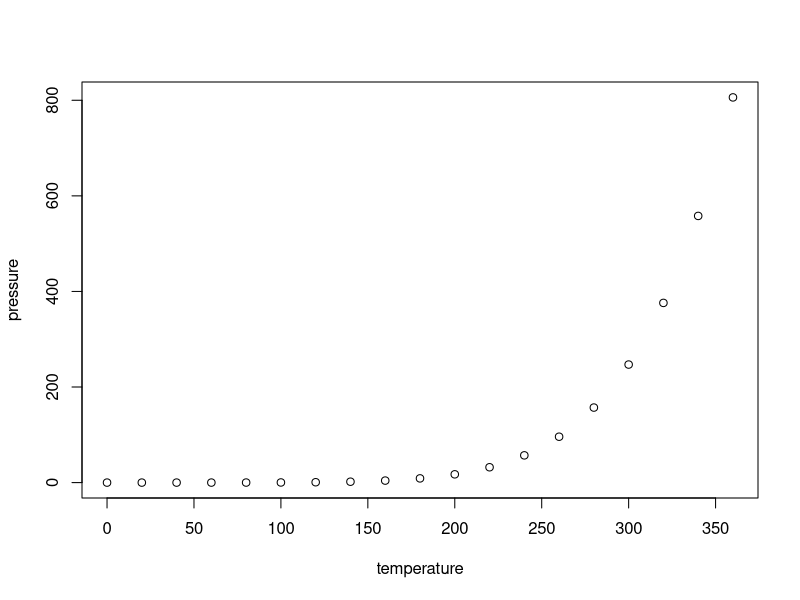
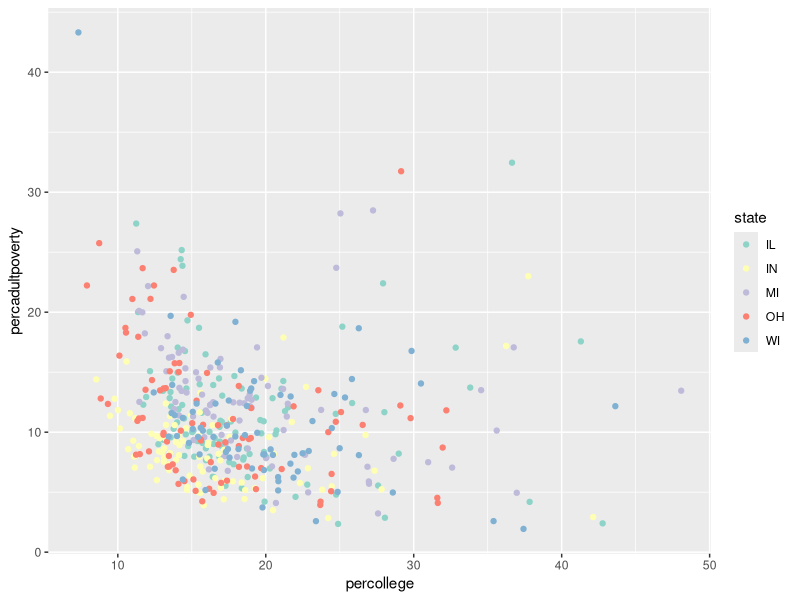

The R source for these figures, in order:
## ---- chunk 1
knitr::opts_chunk$set(echo = TRUE)
## ---- chunk 2
summary(cars)
## ---- chunk 3
plot(pressure)
## ---- chunk 4
msg <- "**Hello world**"
## ---- chunk 5
# Create a vector of animals
animals <- c("Lions", "Tigers", "Bears", "Oh mys")

# Paste `-` in front of each animal and join the items together with
# newlines between
markdown_list <- paste("-", animals, collapse = "\n")
## ---- chunk 6
library("knitr")

# Make a data frame
letters <- c("a", "b", "c", "d")
numbers <- 1:4
df <- data.frame(letters = letters, numbers = numbers)

# "Return" the table to render it
kable(df)
## ---- chunk 7
library("ggplot2") 

# Plot of college education vs. poverty rates in the Midwest
ggplot (data = midwest) +
  geom_point(
    mapping = aes(x = percollege, y = percadultpoverty, color = state)
  ) +
  scale_color_brewer(palette = "Set3")
